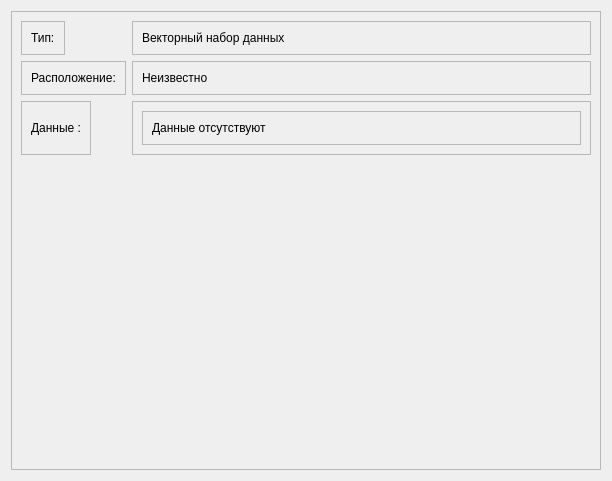
<?xml version="1.0" encoding="UTF-8"?>
<ui version="4.0">
 <class>VectorDatasetForm</class>
 <widget class="QDialog" name="VectorDatasetForm">
  <property name="geometry">
   <rect>
    <x>0</x>
    <y>0</y>
    <width>612</width>
    <height>481</height>
   </rect>
  </property>
  <property name="windowTitle">
   <string>Dialog</string>
  </property>
  <layout class="QVBoxLayout" name="verticalLayout">
   <item>
    <widget class="QFrame" name="frame">
     <property name="frameShape">
      <enum>QFrame::StyledPanel</enum>
     </property>
     <property name="frameShadow">
      <enum>QFrame::Raised</enum>
     </property>
     <layout class="QFormLayout" name="formLayout">
      <item row="0" column="0">
       <widget class="QFrame" name="frame_2">
        <property name="minimumSize">
         <size>
          <width>20</width>
          <height>20</height>
         </size>
        </property>
        <property name="frameShape">
         <enum>QFrame::StyledPanel</enum>
        </property>
        <property name="frameShadow">
         <enum>QFrame::Raised</enum>
        </property>
        <layout class="QHBoxLayout" name="horizontalLayout">
         <item>
          <widget class="QLabel" name="labelTypeTittle">
           <property name="text">
            <string>Тип:</string>
           </property>
          </widget>
         </item>
        </layout>
       </widget>
      </item>
      <item row="0" column="1">
       <widget class="QFrame" name="frame_3">
        <property name="frameShape">
         <enum>QFrame::StyledPanel</enum>
        </property>
        <property name="frameShadow">
         <enum>QFrame::Raised</enum>
        </property>
        <layout class="QHBoxLayout" name="horizontalLayout_2">
         <item>
          <widget class="QLabel" name="labelType">
           <property name="text">
            <string>Векторный набор данных</string>
           </property>
          </widget>
         </item>
        </layout>
       </widget>
      </item>
      <item row="1" column="0">
       <widget class="QFrame" name="frame_4">
        <property name="sizePolicy">
         <sizepolicy hsizetype="Preferred" vsizetype="Preferred">
          <horstretch>0</horstretch>
          <verstretch>0</verstretch>
         </sizepolicy>
        </property>
        <property name="minimumSize">
         <size>
          <width>20</width>
          <height>20</height>
         </size>
        </property>
        <property name="frameShape">
         <enum>QFrame::StyledPanel</enum>
        </property>
        <property name="frameShadow">
         <enum>QFrame::Raised</enum>
        </property>
        <layout class="QHBoxLayout" name="horizontalLayout_3">
         <item>
          <widget class="QLabel" name="labelPathTittle">
           <property name="text">
            <string>Расположение:</string>
           </property>
          </widget>
         </item>
        </layout>
       </widget>
      </item>
      <item row="1" column="1">
       <widget class="QFrame" name="frame_5">
        <property name="frameShape">
         <enum>QFrame::StyledPanel</enum>
        </property>
        <property name="frameShadow">
         <enum>QFrame::Raised</enum>
        </property>
        <layout class="QHBoxLayout" name="horizontalLayout_4">
         <item>
          <widget class="QLabel" name="labelPath">
           <property name="text">
            <string>Неизвестно</string>
           </property>
          </widget>
         </item>
        </layout>
       </widget>
      </item>
      <item row="2" column="0">
       <widget class="QFrame" name="frame_6">
        <property name="minimumSize">
         <size>
          <width>20</width>
          <height>20</height>
         </size>
        </property>
        <property name="frameShape">
         <enum>QFrame::StyledPanel</enum>
        </property>
        <property name="frameShadow">
         <enum>QFrame::Raised</enum>
        </property>
        <layout class="QHBoxLayout" name="horizontalLayout_5">
         <item>
          <widget class="QLabel" name="label">
           <property name="text">
            <string>Данные :</string>
           </property>
          </widget>
         </item>
        </layout>
       </widget>
      </item>
      <item row="2" column="1">
       <widget class="QFrame" name="frame_7">
        <property name="frameShape">
         <enum>QFrame::StyledPanel</enum>
        </property>
        <property name="frameShadow">
         <enum>QFrame::Raised</enum>
        </property>
        <layout class="QVBoxLayout" name="verticalLayout_2">
         <item>
          <widget class="QFrame" name="frame_8">
           <property name="frameShape">
            <enum>QFrame::StyledPanel</enum>
           </property>
           <property name="frameShadow">
            <enum>QFrame::Raised</enum>
           </property>
           <layout class="QHBoxLayout" name="horizontalLayout_6">
            <item>
             <widget class="QLabel" name="labelLayer">
              <property name="text">
               <string>Данные отсутствуют</string>
              </property>
             </widget>
            </item>
           </layout>
          </widget>
         </item>
        </layout>
       </widget>
      </item>
     </layout>
    </widget>
   </item>
  </layout>
 </widget>
 <resources/>
 <connections/>
</ui>
